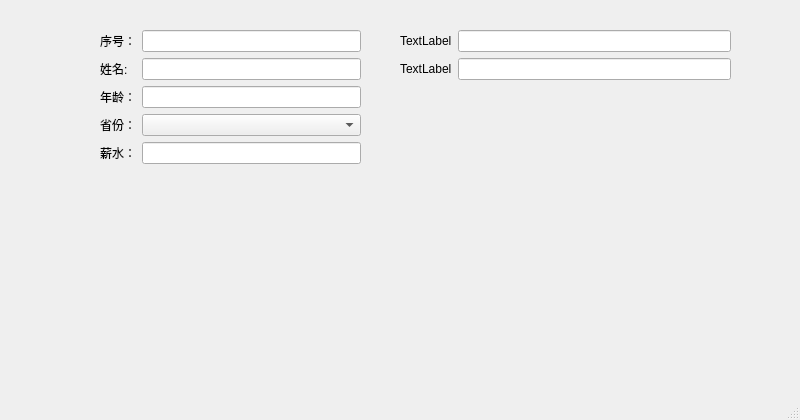
<?xml version="1.0" encoding="UTF-8"?>
<ui version="4.0">
 <class>MainWindow</class>
 <widget class="QMainWindow" name="MainWindow">
  <property name="geometry">
   <rect>
    <x>0</x>
    <y>0</y>
    <width>800</width>
    <height>420</height>
   </rect>
  </property>
  <property name="windowTitle">
   <string>MainWindow</string>
  </property>
  <widget class="QWidget" name="centralwidget">
   <widget class="QWidget" name="formLayoutWidget">
    <property name="geometry">
     <rect>
      <x>400</x>
      <y>30</y>
      <width>331</width>
      <height>181</height>
     </rect>
    </property>
    <layout class="QFormLayout" name="formLayout_2">
     <item row="0" column="0">
      <widget class="QLabel" name="label_6">
       <property name="text">
        <string>TextLabel</string>
       </property>
      </widget>
     </item>
     <item row="0" column="1">
      <widget class="QLineEdit" name="lineEdit_5"/>
     </item>
     <item row="1" column="0">
      <widget class="QLabel" name="label_7">
       <property name="text">
        <string>TextLabel</string>
       </property>
      </widget>
     </item>
     <item row="1" column="1">
      <widget class="QLineEdit" name="lineEdit_6"/>
     </item>
    </layout>
   </widget>
   <widget class="QWidget" name="">
    <property name="geometry">
     <rect>
      <x>100</x>
      <y>30</y>
      <width>261</width>
      <height>191</height>
     </rect>
    </property>
    <layout class="QFormLayout" name="formLayout">
     <item row="0" column="0">
      <widget class="QLabel" name="label">
       <property name="text">
        <string>序号：</string>
       </property>
      </widget>
     </item>
     <item row="0" column="1">
      <widget class="QLineEdit" name="lineEdit"/>
     </item>
     <item row="1" column="1">
      <widget class="QLineEdit" name="lineEdit_2"/>
     </item>
     <item row="2" column="0">
      <widget class="QLabel" name="label_3">
       <property name="text">
        <string>年龄：</string>
       </property>
      </widget>
     </item>
     <item row="2" column="1">
      <widget class="QLineEdit" name="lineEdit_3"/>
     </item>
     <item row="3" column="0">
      <widget class="QLabel" name="label_4">
       <property name="text">
        <string>省份：</string>
       </property>
      </widget>
     </item>
     <item row="3" column="1">
      <widget class="QComboBox" name="comboBox"/>
     </item>
     <item row="4" column="0">
      <widget class="QLabel" name="label_5">
       <property name="text">
        <string>薪水：</string>
       </property>
      </widget>
     </item>
     <item row="4" column="1">
      <widget class="QLineEdit" name="lineEdit_4"/>
     </item>
     <item row="1" column="0">
      <widget class="QLabel" name="label_2">
       <property name="text">
        <string>姓名:</string>
       </property>
      </widget>
     </item>
    </layout>
   </widget>
  </widget>
  <widget class="QMenuBar" name="menubar">
   <property name="geometry">
    <rect>
     <x>0</x>
     <y>0</y>
     <width>800</width>
     <height>22</height>
    </rect>
   </property>
  </widget>
  <widget class="QStatusBar" name="statusbar"/>
 </widget>
 <resources/>
 <connections/>
</ui>
